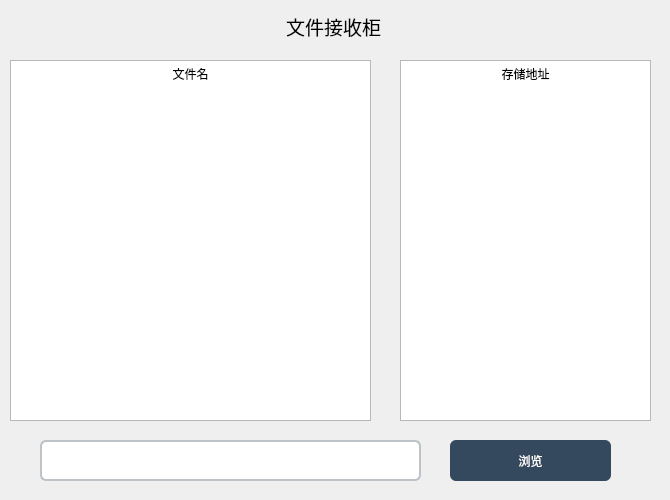
<?xml version="1.0" encoding="UTF-8"?>
<ui version="4.0">
 <class>MainWindow</class>
 <widget class="QMainWindow" name="MainWindow">
  <property name="geometry">
   <rect>
    <x>0</x>
    <y>0</y>
    <width>670</width>
    <height>500</height>
   </rect>
  </property>
  <property name="minimumSize">
   <size>
    <width>554</width>
    <height>432</height>
   </size>
  </property>
  <property name="maximumSize">
   <size>
    <width>682</width>
    <height>900</height>
   </size>
  </property>
  <property name="windowTitle">
   <string>MainWindow</string>
  </property>
  <widget class="QWidget" name="centralwidget">
   <widget class="QTextEdit" name="file_name">
    <property name="geometry">
     <rect>
      <x>10</x>
      <y>60</y>
      <width>361</width>
      <height>361</height>
     </rect>
    </property>
    <property name="html">
     <string>&lt;!DOCTYPE HTML PUBLIC &quot;-//W3C//DTD HTML 4.0//EN&quot; &quot;http://www.w3.org/TR/REC-html40/strict.dtd&quot;&gt;
&lt;html&gt;&lt;head&gt;&lt;meta name=&quot;qrichtext&quot; content=&quot;1&quot; /&gt;&lt;meta charset=&quot;utf-8&quot; /&gt;&lt;style type=&quot;text/css&quot;&gt;
p, li { white-space: pre-wrap; }
hr { height: 1px; border-width: 0; }
li.unchecked::marker { content: &quot;\2610&quot;; }
li.checked::marker { content: &quot;\2612&quot;; }
&lt;/style&gt;&lt;/head&gt;&lt;body style=&quot; font-family:'Microsoft YaHei UI'; font-size:9pt; font-weight:400; font-style:normal;&quot;&gt;
&lt;p align=&quot;center&quot; style=&quot; margin-top:0px; margin-bottom:0px; margin-left:0px; margin-right:0px; -qt-block-indent:0; text-indent:0px;&quot;&gt;文件名&lt;/p&gt;&lt;/body&gt;&lt;/html&gt;</string>
    </property>
   </widget>
   <widget class="QTextEdit" name="file_save_path">
    <property name="geometry">
     <rect>
      <x>400</x>
      <y>60</y>
      <width>251</width>
      <height>361</height>
     </rect>
    </property>
    <property name="html">
     <string>&lt;!DOCTYPE HTML PUBLIC &quot;-//W3C//DTD HTML 4.0//EN&quot; &quot;http://www.w3.org/TR/REC-html40/strict.dtd&quot;&gt;
&lt;html&gt;&lt;head&gt;&lt;meta name=&quot;qrichtext&quot; content=&quot;1&quot; /&gt;&lt;meta charset=&quot;utf-8&quot; /&gt;&lt;style type=&quot;text/css&quot;&gt;
p, li { white-space: pre-wrap; }
hr { height: 1px; border-width: 0; }
li.unchecked::marker { content: &quot;\2610&quot;; }
li.checked::marker { content: &quot;\2612&quot;; }
&lt;/style&gt;&lt;/head&gt;&lt;body style=&quot; font-family:'Microsoft YaHei UI'; font-size:9pt; font-weight:400; font-style:normal;&quot;&gt;
&lt;p align=&quot;center&quot; style=&quot; margin-top:0px; margin-bottom:0px; margin-left:0px; margin-right:0px; -qt-block-indent:0; text-indent:0px;&quot;&gt;存储地址&lt;/p&gt;&lt;/body&gt;&lt;/html&gt;</string>
    </property>
   </widget>
   <widget class="QLabel" name="title">
    <property name="geometry">
     <rect>
      <x>13</x>
      <y>6</y>
      <width>641</width>
      <height>41</height>
     </rect>
    </property>
    <property name="text">
     <string>&lt;html&gt;&lt;head/&gt;&lt;body&gt;&lt;p align=&quot;center&quot;&gt;&lt;span style=&quot; font-size:14pt;&quot;&gt;文件接收柜&lt;/span&gt;&lt;/p&gt;&lt;/body&gt;&lt;/html&gt;</string>
    </property>
    <property name="scaledContents">
     <bool>false</bool>
    </property>
    <property name="alignment">
     <set>Qt::AlignCenter</set>
    </property>
   </widget>
   <widget class="QPushButton" name="btn_path">
    <property name="geometry">
     <rect>
      <x>450</x>
      <y>440</y>
      <width>161</width>
      <height>41</height>
     </rect>
    </property>
    <property name="styleSheet">
     <string notr="true">QPushButton{ border-radius: 6;color: white;background-color: #34495e;}
QPushButton:pressed{ border-radius: 6;color: white;background-color: #517382;}</string>
    </property>
    <property name="text">
     <string>浏览</string>
    </property>
   </widget>
   <widget class="QLineEdit" name="true_file_path">
    <property name="geometry">
     <rect>
      <x>40</x>
      <y>440</y>
      <width>381</width>
      <height>41</height>
     </rect>
    </property>
    <property name="styleSheet">
     <string notr="true">QLineEdit{border-radius: 6;border: 2px solid #bdc3c7;height:22;}</string>
    </property>
   </widget>
  </widget>
 </widget>
 <resources/>
 <connections/>
</ui>
